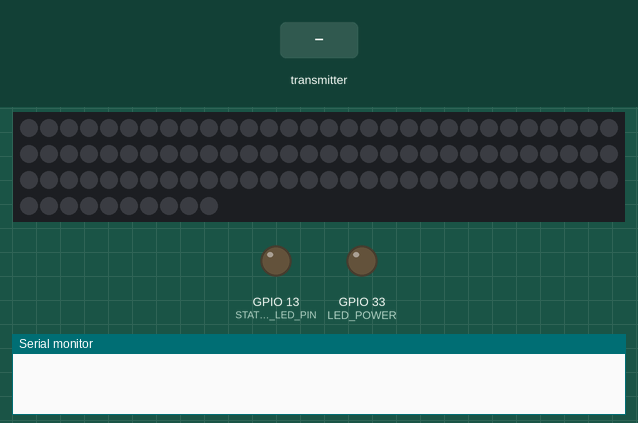
The sketch below on a simulated ESP32. Parts: 100 RGB LEDs in strip order, left to right, continuing on the next row, output pins drawn as LEDs (lit = HIGH), the last lines printed to the serial monitor. Inputs (shaded band) come from the test bench. The strip is taken to match the declared colour order; random numbers use the default seed unless the sketch sets one; no radio packets arrive unless stated.

Above: at 0.01 s.
At 0.9 s:
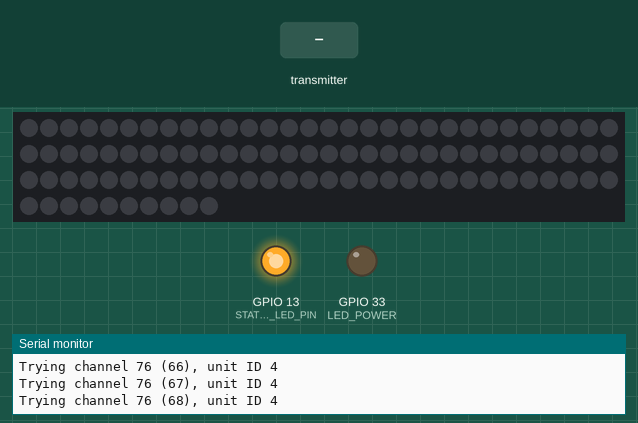
1.0 s: the transmitter starts sending magic = 128
At 1.1 s:
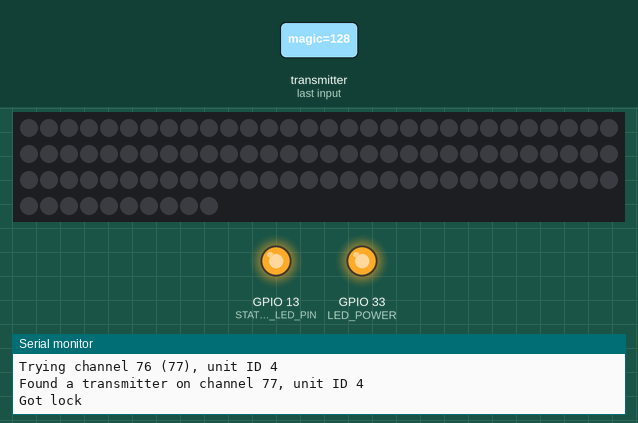
4.0 s: the transmitter starts sending payloadID = 64
Timing chart, 0 to 7.0 s (numbered marks = the images above; inputs shaded):
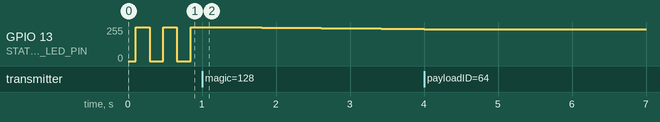

Measured:
- after the input at 1.0 s, GPIO 33 (LED_POWER): LOW → HIGH at once

The sketch:

tinkerbell.ino
```cpp
// Radio code from https://juskihackery.wordpress.com/2021/01/31/how-the-cheap-wireless-dmx-boards-use-the-nrf24l01-protocol/

#include <SPI.h>
#include <nRF24L01.h>
#include <RF24.h>
#include <Adafruit_NeoPixel.h>
#include <esp_task_wdt.h>

/*
 * Compile-time configurables
 */
#define VERBOSE                             // Enable serial logging

#define DMX_BUFSIZE                   512   // Total number of channels in a DMX universe
#define WDMX_PAYLOAD_SIZE              32   // Payload size in the NRF24L01 protocol
#define WDMX_HEADER_SIZE                4   // Header size in the NRF24L01 protocol
#define WDMX_MAGIC                    128   // Magic number expected in byte 0 of every receive packet
#define WDT_TIMEOUT                    60   // 60 seconds watchdog timeout
#define RF24_PIN_CE                    25   // GPIO connected to nRF24L01 CE pin (module pin 3)
#define RF24_PIN_CSN                    4   // GPIO connected to nRF24L01 CSN pin (module pin 4)
#define LED_POWER                      33   // Power pin that needs to be pulled HIGH. Applicable to Arduino PropMaker.
#define LED_PIN                        14   // GPIO connected to Neopixel LED Data
#define LED_COUNT                     100   // How many LED pixels are attached to the Arduino?
#define LED_CONFIG   NEO_RGB + NEO_KHZ800   // NEO_GRB / NEO_RGB / NEO_RGBW
#define BAT_VOLT_PIN                  A13   // Battery voltage measure pin
#define STATUS_LED_PIN                 13   // Status indicator LED pin
#define MAX_ANALOG_VAL             4095.0
#define MAX_BATTERY_VOLTAGE           4.2   // Max LiPoly voltage of a 3.7 battery is 4.2

enum UnitID {
  RED = 1,
  GREEN = 2,
  BLUE = 4,
  PURPLE = 5,
  CYAN = 7
};
#define UNIT_ID                      BLUE

#define BOUNCE_DWELL_MIN 25
#define BOUNCE_DWELL_MAX 200

/*
 * Runtime configurables
 */
int dmx_start = 490;           // DMX start address 1-512

/*
 * Structs and forward declarations
 */
struct wdmxReceiveBuffer {
  uint8_t magic; // Always WDMX_MAGIC
  uint8_t payloadID;
  uint16_t highestChannelID; // Highest channel ID in the universe (not necessarily in this packet). Basically, highestChannelID + 1 = numChannels.
  uint8_t dmxData[WDMX_PAYLOAD_SIZE-WDMX_HEADER_SIZE];
};

TaskHandle_t neopixelOutputTask;
void neopixelOutputLoop(void * parameters);

struct dmxData {
  uint8_t intensity;
  uint8_t mode;
  uint8_t start;
  uint8_t end;
  uint8_t bounce;
  uint8_t speed;
  uint8_t red;
  uint8_t green;
  uint8_t blue;
};

enum dmxMode {
  MODE_FORWARD,
  MODE_FORWARD_BOUNCE,
  MODE_REVERSE,
  MODE_REVERSE_BOUNCE,
  MODE_UNINITIALIZED
};

/*
 * Runtime variables
 */
RF24 radio(RF24_PIN_CE, RF24_PIN_CSN);

static unsigned int rxCount = 0;
static unsigned int rxErrCount = 0;
static uint8_t dmxBuf[DMX_BUFSIZE];


/*
 * Helper function to convert a (Unit ID, Channel ID) tuple into the
 * RF24 header structure that is used for this tuple.
 *
 * Ref https://juskihackery.wordpress.com/2021/01/31/how-the-cheap-wireless-dmx-boards-use-the-nrf24l01-protocol/
 * for a description of these values.
 *
 */
uint64_t getAddress(UnitID unitID, int channelID) {
  union wdmxAddress {
    struct {
      uint8_t channel;      // Channel ID
      uint8_t unitID;       // Unit ID
      uint8_t notChannel;   // Bitwise complement (bitwise NOT) of the Channel ID
      uint8_t notUnitID;    // Bitwise complement (bitwise NOT) of the unit ID
      uint8_t sum;          // Algebraic sum of Unit ID and Channel ID
    } structured;
    uint64_t uint64;
  } address;

  address.structured.channel = channelID;
  address.structured.unitID = unitID;
  address.structured.notChannel = ~channelID;
  address.structured.notUnitID = ~unitID;
  address.structured.sum = channelID + unitID;

  return address.uint64;
}

/*
 * Given a Unit ID, probe all channels to see if we're receiving data for this unit ID
 */
bool doScan(UnitID unitID) {
  wdmxReceiveBuffer rxBuf;

  for (int rfCH = 0; rfCH < 126; rfCH++) {
    delay(1);
    if (rfCH % 16 == 0) {
      digitalWrite(STATUS_LED_PIN, !digitalRead(STATUS_LED_PIN)); // Blink status LED while scanning - this will flash quickly
    }

    radio.flush_rx();
    radio.openReadingPipe(0, getAddress(unitID, rfCH));
    radio.startListening();
    radio.setChannel(rfCH);
    #ifdef VERBOSE
    Serial.printf("Trying channel %d (%d), unit ID %d\n", radio.getChannel(), rfCH, unitID);
    #endif

    unsigned long started_waiting_at = micros(); // timeout setup
    bool timeout = false;
    while (!radio.available()) {                             // While nothing is received
      if (micros() - started_waiting_at > 10000) {           // If waited longer than 10ms, indicate timeout and exit while loop
         timeout = true;
         break;
      }
    }

    if (!timeout) {
      radio.read(&rxBuf, sizeof(rxBuf));
      if (rxBuf.magic == WDMX_MAGIC) {
        #ifdef VERBOSE
        Serial.printf("Found a transmitter on channel %d, unit ID %d\n", rfCH, unitID);
        #endif
        return(true);
      }
    }
  }
  return(false);
}

void setup() {
  #ifdef VERBOSE
  Serial.begin(115200);
  #endif

  esp_task_wdt_init(WDT_TIMEOUT, true); //enable panic so ESP32 restarts
  esp_task_wdt_add(NULL);               //add current thread to WDT watch

  if (!radio.begin()){
    #ifdef VERBOSE
    Serial.println("ERROR: failed to start radio");
    #endif
  }
  delay(100);
  #ifdef VERBOSE
  Serial.println("Starting up!");
  #endif
  radio.setDataRate(RF24_250KBPS);
  radio.setCRCLength(RF24_CRC_16);
  //radio.setPALevel(RF24_PA_MAX);
  radio.setPALevel(RF24_PA_LOW);
  radio.setAutoAck(false);
  radio.setPayloadSize(WDMX_PAYLOAD_SIZE);

  pinMode(STATUS_LED_PIN, OUTPUT); // (Re)-set status LED for blinking

  bool gotLock;

  for (;;) {
    Serial.printf("Scanning for Unit ID %d\n", UNIT_ID);
    gotLock = doScan(UNIT_ID);
    if (gotLock) {
      break;
    }
  }

  Serial.printf("Got lock\n");

  // Power PropMaker wing NeoPixel circuit
  pinMode(LED_POWER, OUTPUT);
  digitalWrite(LED_POWER, HIGH);

  // Clear the DMX buffer
  memset(&dmxBuf, 0x00, sizeof(dmxBuf)); // Clear DMX buffer

  // Bring up the status LED
  pinMode(STATUS_LED_PIN, OUTPUT);
  digitalWrite(STATUS_LED_PIN, HIGH);

  // Start the output task
  xTaskCreatePinnedToCore(
    neopixelOutputLoop,   /* Function to implement the task */
    "NeopixelOutputTask", /* Name of the task */
    10000,                /* Stack size in words */
    NULL,                 /* Task input parameter */
    0,                    /* Priority of the task */
    &neopixelOutputTask,  /* Task handle. */
    0                     /* Core where the task should run */
  );
}

void loop() {
  wdmxReceiveBuffer rxBuf;

  while (radio.available()) {
    /*
     * Read DMX values from radio.
     */

    radio.read(&rxBuf, sizeof(rxBuf));
    if (rxBuf.magic != WDMX_MAGIC) {
      // Received packet with unexpected magic number. Ignore.
      rxErrCount++;
      continue;
    }

    rxCount++;
    esp_task_wdt_reset();

    int dmxChanStart = rxBuf.payloadID * sizeof(rxBuf.dmxData);

    // put payload into dmx buffer. If data goes beyond 512 channels, wrap over.
    memcpy(&dmxBuf[dmxChanStart], &rxBuf.dmxData, min(sizeof(rxBuf.dmxData), sizeof(dmxBuf)-dmxChanStart));
    if (dmxChanStart+sizeof(rxBuf.dmxData) > sizeof(dmxBuf)) {
      memcpy(&dmxBuf, &rxBuf.dmxData[sizeof(dmxBuf)-dmxChanStart], dmxChanStart+sizeof(rxBuf.dmxData)-sizeof(dmxBuf));
    }

    // Pulse status LED when we're receiving
    if ((rxCount / 1024) % 2) {
      analogWrite(STATUS_LED_PIN, (rxCount % 1024)/4);
    } else {
      analogWrite(STATUS_LED_PIN, 255-((rxCount % 1024)/4));
    }
  }
}

void neopixelOutputLoop(void * parameters) {
  Adafruit_NeoPixel strip(LED_COUNT, LED_PIN, LED_CONFIG);
  volatile dmxData *dmx_data;
  unsigned int highest_pixel = strip.numPixels()-1;

  int current_position = 0;
  int target_position = 0;
  uint8_t previous_intensity = 0;
  uint8_t current_intensity = 0;
  dmxMode previous_mode = MODE_UNINITIALIZED;
  dmxMode current_mode = MODE_UNINITIALIZED;
  uint8_t red;
  uint8_t green;
  uint8_t blue;
  int start;
  int end;
  int bounce;

  enum State {
    RUNNING,
    BOUNCING,
    OFF
  } state;
  state = RUNNING;

  // NeoPixel setup
  strip.begin();           // INITIALIZE NeoPixel strip object (REQUIRED)
  strip.show();            // Turn OFF all pixels before starting loop

  unsigned long output_loop_count = 0;
  dmx_data = (dmxData*) &dmxBuf[dmx_start-1];

  for(;;) {
    switch (dmx_data->mode) {
      case 0 ... 63:
        current_mode = MODE_FORWARD;
        break;
      case 64 ... 127:
        current_mode = MODE_FORWARD_BOUNCE;
        break;
      case 128 ... 191:
        current_mode = MODE_REVERSE;
        break;
      case 192 ... 255:
        current_mode = MODE_REVERSE_BOUNCE;
        break;
    }
    start = ((strip.numPixels()-1) * dmx_data->start) / 255;
    end = ((strip.numPixels()-1) * dmx_data->end) / 255;
    bounce = ((strip.numPixels()-1) * dmx_data->bounce) / 255;
    current_intensity = dmx_data->intensity;

    if (((previous_intensity == 0) && (current_intensity != 0)) || (previous_mode != current_mode)) {
      // We have shifted from zero intensity to non-zero intensity
      if ((current_mode == MODE_FORWARD) || (current_mode == MODE_FORWARD_BOUNCE)) {
        current_position = start;
        target_position = end;
      } else {
        current_position = end;
        target_position = start;
      }
      state = RUNNING;
    }

    uint8_t red = ((current_intensity * dmx_data->red) / 255);
    uint8_t green = ((current_intensity * dmx_data->green) / 255);
    uint8_t blue = ((current_intensity * dmx_data->blue) / 255);

    for(unsigned int i=0; i<strip.numPixels(); i++) {
      strip.setPixelColor(i, 0, 0, 0);
    }
    if ((state == RUNNING) || (state == BOUNCING)) {
      strip.setPixelColor(current_position, red, green, blue);
    }
    strip.show();
    // Serial.printf("Loop %d position %d target %d previous_intensity %d current_intensity %d start %d end %d mode %d state %d\n", output_loop_count, current_position, target_position, previous_intensity, current_intensity, start, end, current_mode, state);


    if (current_position == target_position) {
      if ((current_mode == MODE_FORWARD) || (current_mode == MODE_REVERSE)) {
        state = OFF;
      } else {
        state = BOUNCING;
        delay((rand() % (BOUNCE_DWELL_MAX - BOUNCE_DWELL_MIN + 1)) + BOUNCE_DWELL_MIN);
        if (current_mode == MODE_FORWARD_BOUNCE) {
          target_position = (rand() % (end - bounce + 1)) + bounce;
        } else {
          target_position = (rand() % (bounce - start + 1)) + start;
        }
      }
    } else if (current_position < target_position) {
      current_position++;
    } else if (current_position > target_position) {
      current_position--;
    }

    delay(1000-(dmx_data->speed*1000/255));

    output_loop_count++;
    previous_intensity = current_intensity;
    previous_mode = current_mode;

    // Print a status on every 40th iteration (ie. every 40*25msec = 1000msec = 1 sec).
    if (output_loop_count % 40 == 0) {
      float voltageLevel = (analogRead(BAT_VOLT_PIN) / MAX_ANALOG_VAL) * 2 * 1.1 * 3.3; // calculate voltage level
      float batteryFraction = voltageLevel / MAX_BATTERY_VOLTAGE;
      Serial.printf("RxCount: %d (avg %f/sec), errCount %d, Bat Voltage: %fV Percent: %.2f%%\n", rxCount, ((float)rxCount/millis()*1000), rxErrCount, voltageLevel, (batteryFraction * 100));
    }
  }
}
```
